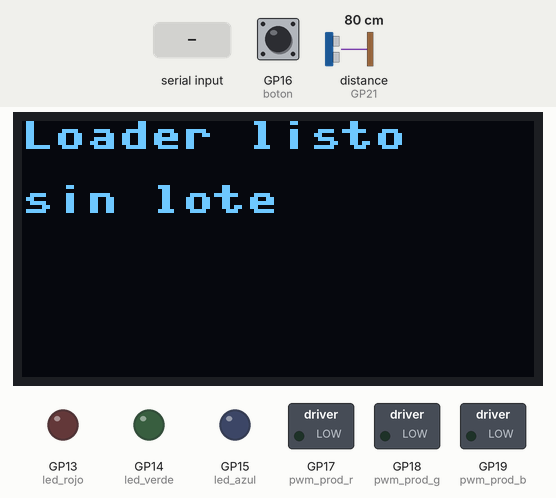
The program below on a simulated Raspberry Pi Pico running MicroPython. On the bench: 128×64 one-colour display, switched loads named in the program (green lamp = pin HIGH), output pins drawn as LEDs (lit = HIGH). Dashed ring = blinking. The inputs (shaded band) are chosen by the test bench; at power-on: distance to the obstacle (sensor on GP21) 80 cm, GP16 (boton) HIGH. The echo pulse lasts 58.3 µs per cm; library files of the repository ran but are not shown: ssd1306.py; pins used as bus, display or sensor lines are not drawn; what the program prints to the serial console is not drawn.

Above: at 1.5 s.
1.6 s: "MSG:" typed at the serial console, then Enter
At 3.0 s:
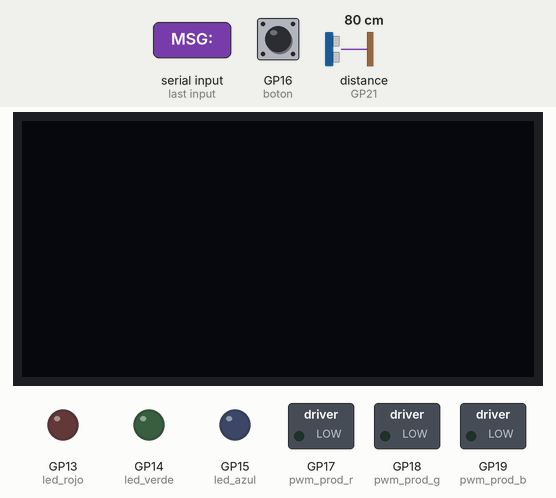
3.3 s: distance to the obstacle (sensor on GP21) set to 12 cm
4.8 s: distance to the obstacle (sensor on GP21) set to 9 cm
7.8 s: "TXT:" typed at the serial console, then Enter
At 8.52 s:
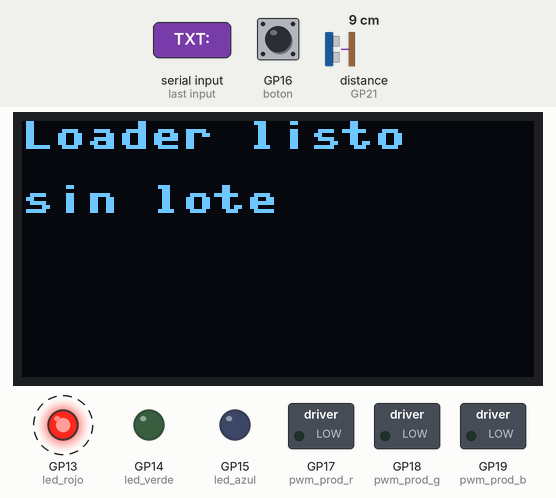
10.8 s: ", " typed at the serial console, then Enter
Timing chart, 0 to 13.3 s (numbered marks = the images above; inputs shaded):
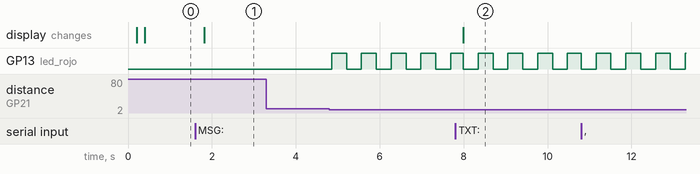

Measured:
- after the input at 1.6 s, the display: changes after 0.21 s (image 1)
- after the input at 3.3 s, every drawn part: stays the same
- after the input at 4.8 s, GP13 (led_rojo): alternates HIGH for 0.35 s and LOW for 0.35 s, starting after 0.06 s
- after the input at 7.8 s, the display: changes after 0.19 s (image 2)

The program:

main.py
```python
# Version: 2026-09-21 20:40 -- Pico del LOADER (USB, sin wifi) + HC-SR04 + OLED + pulsacion larga (restablecer clave)
import machine
import select
import sys
import time

# =====================================================================
# Pico del robot LOADER (sesion 2026-08-30): misma configuracion de LED
# que la Pico W del Sorter (Rasberry_Pi_Pico/main.py), pero esta placa NO
# tiene chip de wifi -- solo el cable USB con el que esta conectada al PC.
# Por eso, en vez de un servidor TCP, lee los comandos directamente del
# propio puerto serie USB (sys.stdin), que es el mismo cable por el que
# habla Thonny -- y para avisar AL PC (boton de parada, ver mas abajo) usa
# ese mismo cable en sentido contrario, con un print().
# =====================================================================
led_rojo = machine.Pin(13, machine.Pin.OUT)
led_verde = machine.Pin(14, machine.Pin.OUT)
led_azul = machine.Pin(15, machine.Pin.OUT)


def apagar_rgb():
    led_rojo.value(0)
    led_verde.value(0)
    led_azul.value(0)


apagar_rgb()

# =====================================================================
# LED "PRODUCTO" (sesion 2026-08-31, LED nuevo de 4 patas): segundo LED
# RGB fisico, independiente del de arriba (que se queda EXACTAMENTE
# igual -- indica "agarre en curso" con solo R/G/B/0). Este otro muestra
# el color del producto que se esta fabricando ahora, y usa PWM en vez
# de on/off para poder mostrar cualquier color (no solo los 3 basicos),
# de cara a productos futuros que no sean R/G/B puros. Pines GP17/18/19
# (sesion 2026-09-01: movidos desde 16/17/18 porque esta placa tiene
# ademas un boton fisico cableado en GP16, ver bloque de abajo).
PWM_FREQ = 1000
pwm_prod_r = machine.PWM(machine.Pin(17))
pwm_prod_g = machine.PWM(machine.Pin(18))
pwm_prod_b = machine.PWM(machine.Pin(19))
for _pwm in (pwm_prod_r, pwm_prod_g, pwm_prod_b):
    _pwm.freq(PWM_FREQ)


def set_led_producto(r, g, b):
    """r/g/b en 0-255, igual que cualquier color RGB de 8 bits por canal."""
    pwm_prod_r.duty_u16(int(max(0, min(255, r)) / 255 * 65535))
    pwm_prod_g.duty_u16(int(max(0, min(255, g)) / 255 * 65535))
    pwm_prod_b.duty_u16(int(max(0, min(255, b)) / 255 * 65535))


set_led_producto(0, 0, 0)

# =====================================================================
# BOTON PULSADOR DE PARADA DE EMERGENCIA (sesion 2026-09-01, segundo
# boton fisico del proyecto -- el otro es el de la Pico W del Sorter, ver
# robotica_panda_boton_parada en la memoria). Mismo cableado y mismo
# comportamiento que ese: un terminal a GPIO16, el otro a GND, pull-up
# interna (reposo=1, pulsado=0). Es una parada GLOBAL: para avisar al PC
# no hay wifi aqui, asi que en vez de abrir un socket se imprime una
# linea centinela por el mismo USB que ya usa el protocolo de comandos --
# led_publisher_usb.py la detecta y publica /emergency_stop, igual que
# button_listener.py hace con el aviso por TCP de la Pico W.
# =====================================================================
boton = machine.Pin(16, machine.Pin.IN, machine.Pin.PULL_UP)

boton_estado_anterior = 1
boton_ultimo_cambio_ms = time.ticks_ms()
DEBOUNCE_MS = 40  # tiempo minimo estable antes de aceptar la pulsacion como real

# Igual que en la Pico W: una vez pulsado, el rojo parpadea hasta REARME
# (por USB, comando REARME) o hasta reiniciar la Pico -- una parada de
# emergencia no deberia des-activarse sola. Mientras dura, se ignoran los
# comandos R/G/B/0 que lleguen por USB para no pisar el parpadeo (el LED
# de producto y el PROD: si se siguen aceptando, son informativos).
parada_activa = False
PARPADEO_MS = 300  # medio periodo: 300ms encendido, 300ms apagado
parpadeo_ultimo_cambio_ms = time.ticks_ms()
parpadeo_estado = False


def actualizar_parpadeo_parada():
    global parpadeo_ultimo_cambio_ms, parpadeo_estado
    ahora = time.ticks_ms()
    if time.ticks_diff(ahora, parpadeo_ultimo_cambio_ms) >= PARPADEO_MS:
        parpadeo_ultimo_cambio_ms = ahora
        parpadeo_estado = not parpadeo_estado
        led_verde.value(0)
        led_azul.value(0)
        led_rojo.value(1 if parpadeo_estado else 0)


def comprobar_boton():
    """Debounce simple por tiempo. Se llama una vez por vuelta del bucle
    principal (cada ~50ms, ver poller.poll mas abajo)."""
    global boton_estado_anterior, boton_ultimo_cambio_ms, parada_activa
    estado = boton.value()
    ahora = time.ticks_ms()
    if estado != boton_estado_anterior:
        if time.ticks_diff(ahora, boton_ultimo_cambio_ms) >= DEBOUNCE_MS:
            boton_estado_anterior = estado
            boton_ultimo_cambio_ms = ahora
            # "if not parada_activa" (sesion 2026-09-01, bug real visto en
            # vivo): este boton en concreto rebota/hace falso contacto
            # MUCHO mientras se mantiene pulsado -- sin este guard,
            # comprobar_boton() volvia a imprimir 'BOTON_PARADA' en cada
            # rebote, inundando el USB con mensajes solapados que
            # llegaban corruptos al puente (nunca una linea limpia). Con
            # el guard, solo se dispara UNA vez hasta el proximo REARME,
            # pase lo que pase con el ruido electrico mientras tanto.
            if estado == 0 and not parada_activa:  # flanco de bajada = pulsacion real (a GND)
                parada_activa = True
                apagar_rgb()  # corte local inmediato, no depende del PC
                print('BOTON_PARADA')  # linea centinela para led_publisher_usb.py
    else:
        boton_ultimo_cambio_ms = ahora


# =====================================================================
# PULSACION LARGA DEL BOTON = RESTABLECER LA CLAVE DEL PANEL (2026-09-21)
# =====================================================================
# Como el boton de reset de un router: manteniendolo pulsado LARGA_MS se
# avisa al PC con la linea centinela 'BOTON_CLAVE_RESET' (led_publisher_usb
# la convierte en /reset_clave_pedido y el panel de control decide si
# procede: solo con la pestana Configuracion o Raspberry Pi Pico abierta y
# tras pedir confirmacion). NO retrasa la parada: la pulsacion normal sigue
# parando la celda al instante, esto solo cuenta lo que dura el dedo puesto.
# Solo cuenta el BOTON, nunca el HC-SR04.
#
# Este boton rebota/hace falso contacto mucho mientras se mantiene pulsado
# (ver comprobar_boton), asi que un "soltado" solo cuenta si dura
# SOLTADO_MS seguidos: los rebotes cortos no reinician los 10 segundos.
LARGA_MS = 10000
SOLTADO_MS = 400
pulsacion_inicio_ms = None
pulsacion_ultimo_visto_ms = 0
pulsacion_larga_avisada = False


def comprobar_pulsacion_larga():
    """Se llama una vez por vuelta del bucle principal, igual que comprobar_boton()."""
    global pulsacion_inicio_ms, pulsacion_ultimo_visto_ms, pulsacion_larga_avisada
    ahora = time.ticks_ms()
    if boton.value() == 0:
        pulsacion_ultimo_visto_ms = ahora
        if pulsacion_inicio_ms is None:
            pulsacion_inicio_ms = ahora
        elif not pulsacion_larga_avisada and time.ticks_diff(ahora, pulsacion_inicio_ms) >= LARGA_MS:
            pulsacion_larga_avisada = True  # una sola vez por pulsacion
            print('BOTON_CLAVE_RESET')
    elif pulsacion_inicio_ms is not None and time.ticks_diff(ahora, pulsacion_ultimo_visto_ms) >= SOLTADO_MS:
        pulsacion_inicio_ms = None
        pulsacion_larga_avisada = False


# =====================================================================
# HC-SR04 -- PARADA DE EMERGENCIA POR PROXIMIDAD (sesion 2026-09-11)
# =====================================================================
# Cableado: TRIG a GP20 (pata fisica 26, directo, 3.3V basta para
# disparar), ECHO a GP21 (pata fisica 27) a traves de un divisor
# resistivo 1k/2k2 que baja los 5V reales del ECHO a ~3.44V -- sin eso
# se frie el GPIO (ver Documentacion/cableado_hcsr04.html). Probado
# suelto con test_hcsr04.py antes de integrarlo aqui.
#
# Reutiliza EXACTAMENTE el mismo camino que el boton fisico (parada_activa
# + la linea centinela 'BOTON_PARADA'): led_publisher_usb.py ya la
# escucha y publica /emergency_stop, asi que no hace falta tocar nada
# fuera de esta Pico.
#
# Deliberadamente SIN debounce de varias lecturas seguidas (a diferencia
# del boton): una lectura ruidosa que dispare la parada de mas es
# molesta pero segura; esperar a confirmar el patron antes de parar no lo
# es. Si en la practica da falsos positivos, subir DISTANCIA_MIN_CM antes
# que anadir un filtro que retrase la parada real.
HCSR04_TRIG = machine.Pin(20, machine.Pin.OUT)
HCSR04_ECHO = machine.Pin(21, machine.Pin.IN)
HCSR04_TRIG.value(0)
DISTANCIA_MIN_CM = 10
HCSR04_TIMEOUT_US = 30000  # ~5m de alcance maximo


def medir_distancia_cm():
    HCSR04_TRIG.value(0)
    time.sleep_us(5)
    HCSR04_TRIG.value(1)
    time.sleep_us(10)
    HCSR04_TRIG.value(0)
    try:
        duracion_us = machine.time_pulse_us(HCSR04_ECHO, 1, HCSR04_TIMEOUT_US)
    except OSError:
        return None
    if duracion_us < 0:
        return None
    return duracion_us / 58.0


def comprobar_proximidad():
    """Se llama una vez por vuelta del bucle principal, igual que
    comprobar_boton(). None (sin eco, fuera de rango) no dispara nada."""
    global parada_activa
    if parada_activa:
        return
    distancia = medir_distancia_cm()
    if distancia is not None and distancia < DISTANCIA_MIN_CM:
        parada_activa = True
        apagar_rgb()  # corte local inmediato, no depende del PC
        print('BOTON_PARADA')  # misma linea centinela que el boton fisico


# =====================================================================
# PANTALLA OLED SSD1306 128x64 (sesion 2026-09-18)
# =====================================================================
# Muestra en texto que producto se esta fabricando, lo mismo que el LED
# de producto dice en color. El nombre llega por USB con el comando
# 'TXT:<texto>' (lo manda led_publisher_usb.py desde el topic
# /texto_producto) -- ver Documentacion/PI_PICO_cableado_oled.html.
#
# OBLIGATORIO SoftI2C, no machine.I2C: con el I2C por hardware este
# montaje encuentra la pantalla en el escaneo (0x3C) pero TODA escritura
# real falla con OSError EIO, a 400kHz y a 100kHz igual -- las pull-up
# del modulo se quedan cortas para el I2C por hardware del RP2040. Con
# SoftI2C (mas lento y tolerante) va a la primera. El escaneo engana:
# que salga 0x3C no significa que el bus sirva para escribir.
#
# Todo envuelto en try: la pantalla es OPCIONAL igual que la propia Pico
# (ver robotica_pico_dos_dispositivos_led) -- si no esta enchufada, el
# Loader tiene que seguir funcionando exactamente igual.
OLED_ANCHO_CARACTERES = 16  # 128px / 8px por caracter
oled = None
try:
    import ssd1306
    _i2c_oled = machine.SoftI2C(scl=machine.Pin(5), sda=machine.Pin(4), freq=50000)
    oled = ssd1306.SSD1306_I2C(128, 64, _i2c_oled)
except Exception as _exc:
    print('OLED no disponible (se sigue sin ella):', _exc)


def mostrar_oled(titulo, lineas=()):
    """Pinta 'titulo' arriba y cada elemento de 'lineas' en su propia fila
    debajo (sesion 2026-09-18, a peticion del usuario: "para lo de 10mm
    pon en la linea de abajo y en la siguiente el codigo" -- antes se
    partia un texto plano cada 16 caracteres, y una palabra como "10mm"
    podia quedar cortada a mitad si caia justo en el corte). Quien llama
    decide donde acaba cada linea (nombre, variante, codigo...), en vez
    de adivinarlo aqui por longitud. Nunca lanza: un fallo de la pantalla
    no puede tumbar el bucle principal del Loader."""
    if oled is None:
        return
    try:
        oled.fill(0)
        oled.text(titulo[:OLED_ANCHO_CARACTERES], 0, 0)
        fila = 16
        for linea in lineas:
            if fila > 56:
                break
            oled.text(linea[:OLED_ANCHO_CARACTERES], 0, fila)
            fila += 12
        oled.show()
    except Exception as exc:
        print('Error pintando en la OLED:', exc)


mostrar_oled('Loader listo', ['sin lote'])

# =====================================================================
# LECTURA NO BLOQUEANTE DEL USB (sys.stdin) CON select.poll
# =====================================================================
# El mismo cable USB que usa Thonny para la consola/REPL sirve aqui como
# canal de datos: mientras este script corre, cualquier byte que llegue
# por USB pasa por sys.stdin. select.poll() con timeout permite comprobar
# "hay algo esperando" sin bloquear el bucle (igual que el socket no
# bloqueante de la Pico W). Para volver a programar esta Pico desde
# Thonny, basta pulsar "Stop/Restart" (Ctrl-C) como siempre -- eso
# interrumpe este bucle igual que interrumpiria cualquier otro script.
poller = select.poll()
poller.register(sys.stdin, select.POLLIN)

buffer_entrada = ''

print('Pico Loader lista, esperando comandos RGB por USB (R/G/B/0)...')

while True:
    comprobar_boton()
    comprobar_pulsacion_larga()
    comprobar_proximidad()
    if parada_activa:
        actualizar_parpadeo_parada()

    eventos = poller.poll(50)  # espera hasta 50ms, no bloquea si no llega nada
    if eventos:
        caracter = sys.stdin.read(1)
        if caracter in ('\n', '\r'):
            # 'crudo' conserva mayusculas/minusculas, que TXT: necesita para
            # pintar el nombre del producto tal cual ("Arandelas", no
            # "ARANDELAS"). El resto del protocolo sigue comparandose en
            # mayusculas exactamente como siempre.
            crudo = buffer_entrada.strip()
            comando = crudo.upper()
            buffer_entrada = ''
            if not comando:
                continue
            print('Recibido comando RGB:', comando)
            if comando == 'PARADA':
                # Parada pedida desde el PC (panel STOP, no el boton
                # fisico) -- mismo efecto que pulsarlo: parpadeo rojo
                # local. No hace falta el print centinela: el PC ya sabe
                # que ha mandado esto.
                if not parada_activa:
                    parada_activa = True
                    print('PARADA manual desde el PC')
            elif comando == 'REARME':
                # Unica forma de salir del parpadeo sin reiniciar la Pico,
                # igual que en la Pico W -- se acepta a proposito incluso
                # en parada.
                parada_activa = False
                apagar_rgb()
                print('REARMADO desde el PC')
            elif comando.startswith('PROD:'):
                try:
                    r, g, b = (int(v) for v in comando[len('PROD:'):].split(','))
                    set_led_producto(r, g, b)
                except (ValueError, TypeError):
                    print('Color de producto invalido (se esperaba PROD:r,g,b):', comando)
            elif comando.startswith('TXT:'):
                # Informativo, como PROD: -- se acepta tambien en parada, a
                # proposito: saber que se estaba fabricando cuando salto la
                # alarma es justo lo que hace falta mirar en ese momento.
                # '|' separa nombre/variante/codigo en lineas propias (lo
                # arma teleop_gui.py) -- asi ninguna palabra se corte a
                # mitad como pasaba partiendo el texto cada 16 caracteres.
                texto = crudo[len('TXT:'):].strip()
                if texto:
                    mostrar_oled('Fabricando:', texto.split('|'))
                else:
                    mostrar_oled('Loader listo', ['sin lote'])
            elif comando.startswith('MSG:'):
                # Aviso del panel con su propio titulo (p. ej. 'Contrasena|
                # reseteada'): 'titulo|linea|linea'. Informativo como TXT:, se
                # acepta tambien en parada. Sin enes ni acentos: la fuente de
                # la pantalla es ASCII.
                partes = crudo[len('MSG:'):].split('|')
                mostrar_oled(partes[0], partes[1:])
            elif parada_activa:
                # En parada, el rojo parpadeante manda -- ignoramos el
                # comando para no pisarlo con el color del cubo.
                print('(ignorado: en parada de emergencia)')
            elif comando == 'R':
                apagar_rgb()
                led_rojo.value(1)
            elif comando == 'G':
                apagar_rgb()
                led_verde.value(1)
            elif comando == 'B':
                apagar_rgb()
                led_azul.value(1)
            elif comando in ('0', 'APAGAR'):
                apagar_rgb()
            else:
                print('Comando no reconocido:', comando)
        else:
            buffer_entrada += caracter
```
